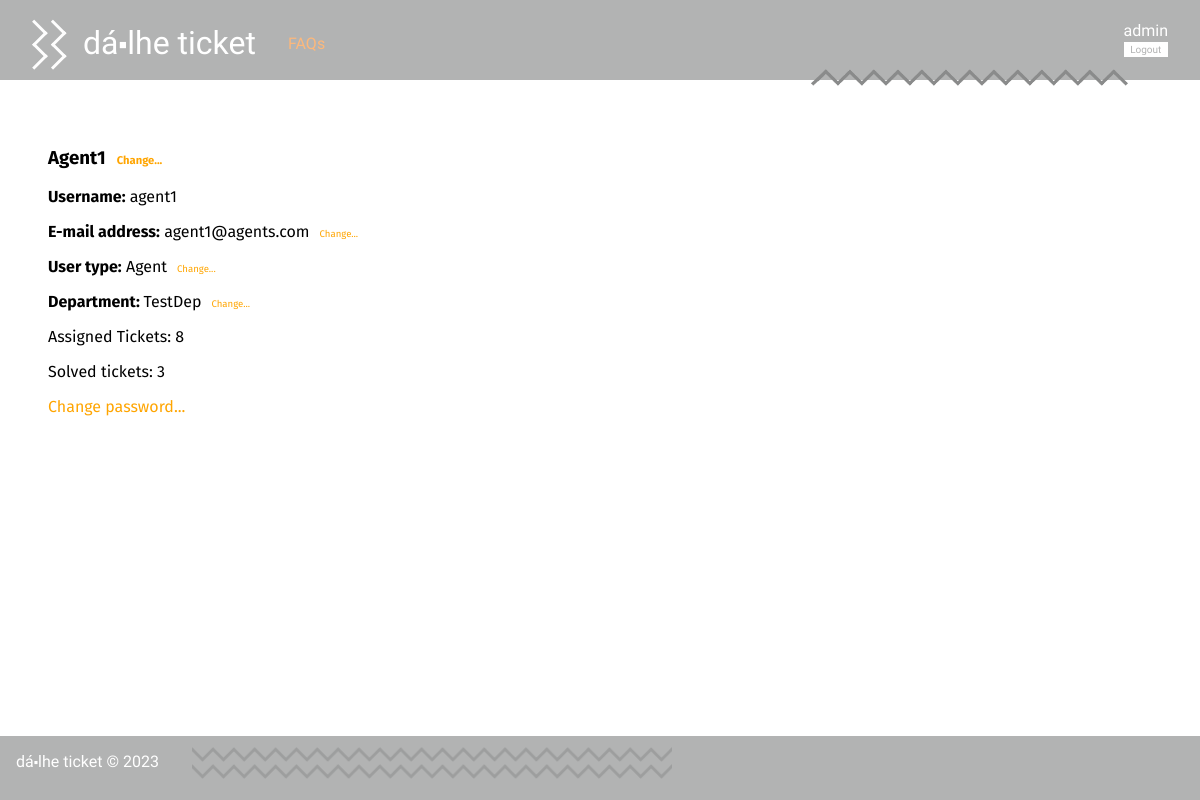
The app's page /pages/profile.php?username=agent1 (signed in), older data.
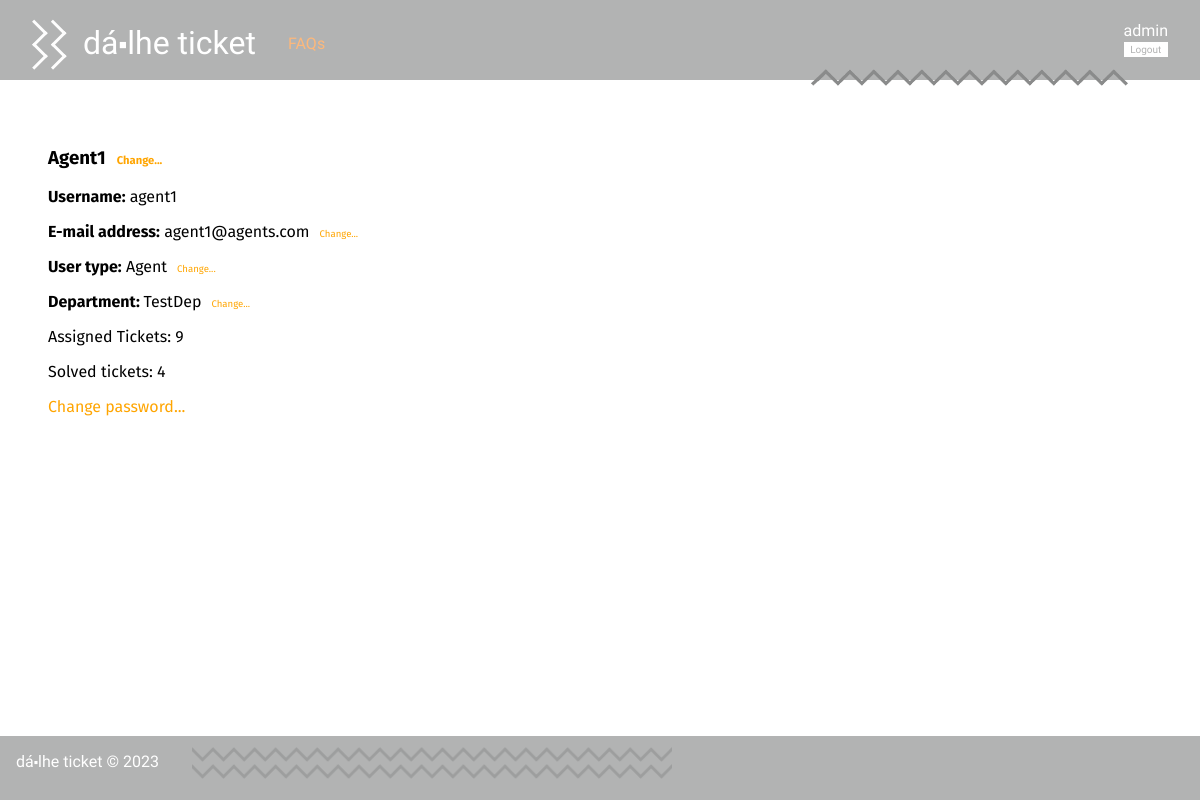
The same page, newer data.
### tables this page shows
CREATE TABLE User(
   name varchar(60) not null,
   username varchar(20) primary key,
   email varchar(60) not null,
   password varchar(40) not null,
   type varchar(5) not null, /*user, agent, admin*/
   department varchar(20)
, ticket_count integer default 0, closed_tickets integer default 0);

### pages/profile.php (called while the page is built, shortened)
<?php
    require_once(__DIR__ . '/../templates/common.tpl.php');
    require_once(__DIR__ . '/../templates/profile.tpl.php');
    require_once(__DIR__ . '/../utils/session.php');
    require_once(__DIR__ . '/../database/connection.db.php');
    require_once(__DIR__ . '/../database/user.class.php');
    $session = new Session();
    $db = getDatabaseConnection();
    $user = User::getUserByUsername($db, $_GET['username']);
    $logged_user = User::getUserByUsername($db, $session->getName());
    drawProfile($user);
?>

### database/user.class.php (called while the page is built, shortened)
<?php
class User{
  public function __construct(string $name, string $username, string $email, string $type, string $department, int $ticket_count, int $closed_tickets){
    $this->name = $name;
    $this->username = $username;
    $this->email = $email;
    $this->type = $type;
    $this->department = $department;
    $this->ticket_count = $ticket_count;
    $this->closed_tickets = $closed_tickets;
  }
  static public function getUserTypeByUsername(PDO $db, string $username) : string {
    $stmt = $db->prepare('SELECT type from User where username = ?');
    $stmt->execute(array($username));
    return $stmt->fetchAll()[0]['type'];
  }
  static public function getUserByUsername(PDO $db, string $username) : User {
    $stmt = $db->prepare('SELECT * from User where username = ?');
    $stmt->execute(array($username));
    $user = $stmt->fetchAll()[0];
    return new User(
      $user['name'],
      $user['username'],
      $user['email'],
      $user['type'],
      $user['department'],
      intval($user['ticket_count']),
      intval($user['closed_tickets'])
    );
  }
}
?>

### utils/session.php (called while the page is built, shortened)
<?php
  class Session {
    public function isLoggedIn() : bool {
      return isset($_SESSION['id']);
    }
    public function getName() : ?string {
      return isset($_SESSION['name']) ? $_SESSION['name'] : null;
    }
  }
?>

### templates/profile.tpl.php (the view, shortened to what this page needs)
<?php
  $db = getDatabaseConnection();
  require_once(__DIR__ . '/../database/user.class.php');
  require_once(__DIR__ . '/../utils/session.php');
  function drawProfile(User $user) : void {
    global $session, $db;
    $my_type = $session->isLoggedIn()? User::getUserTypeByUsername($db, $session->getName()) : null;
  ?>
  <h3 class="name"><span class="content"><?= $user->name?></span>
    <?php if ($my_type == 'admin' || $session->getName() == $user->username) { ?>
      <a class="change_profile_attribute" name="name">Change...</a>
    <?php } ?>
  </h3>
  <div class="username"><span class="bold">Username:</span> <span class="content"><?= $user->username?></span></div>
  <div class="email"><span class="bold">E-mail address:</span> <span class="content"><?= $user->email?></span>
    <?php if ($my_type == 'admin' || $session->getName() == $user->username) { ?>
      <a class="change_profile_attribute" name="email">Change...</a>
    <?php } ?>
  </div>
  <div class="type"><span class="bold">User type:</span> <?= ($user->type == 'admin')? 'Administrator' : (($user->type == 'agent')? 'Agent' : 'Client')?>
<?php
    if ($my_type == 'admin') { ?>
  <a class="change_profile_attribute" href="change_user_type.php?username=<?= $user->username?>">Change...</a>
<?php } ?>
  </div>
<?php if ($user->type == 'agent') { ?>
  <div class="agent_department"><span class="bold">Department: </span><?= ($user->department != '')? $user->department : 'None' ?>
<?php
      if ($my_type == 'admin') {?>
  <a class="change_profile_attribute" href="change_agent_department.php?username=<?= $user->username?>">Change...</a>
<?php } ?>
  </div>
  <div class="assigned_tickets">Assigned Tickets: <?= $user->ticket_count ?></div>
  <div class="solved_tickets">Solved tickets: <?= $user->closed_tickets ?></div>
<?php
  }
    if ($my_type == 'admin' || $session->getName() == $user->username) {
?>
  <a href="change_password.php?username=<?= $user->username ?>">Change password...</a>
<?php
    }
  } ?>

Row changes from the older to the newer data that the page shows:
changed user "Agent1": ticket_count "8" → "9"; closed_tickets "3" → "4"
